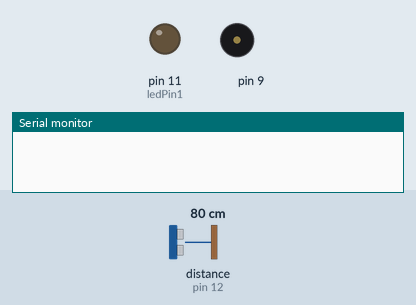
The sketch below on a simulated Arduino Uno, built with avr-gcc and run on an emulated ATmega328P. Shown: output pins drawn as LEDs (lit = HIGH), buzzer (waves = sounding), the last lines printed to the serial monitor. Dashed ring = blinking. The inputs (shaded band) are chosen by the test bench; at power-on: distance to the obstacle (sensor on pin 12) 80 cm. The echo pulse lasts 58.3 µs per cm.

Above: at 2.2 s.
2.3 s: distance to the obstacle (sensor on pin 12) set to 22 cm
3.8 s: distance to the obstacle (sensor on pin 12) set to 18 cm
At 3.97 s:
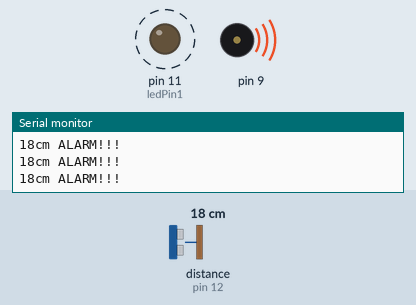
6.8 s: distance to the obstacle (sensor on pin 12) set to 299 cm
At 9.6 s:
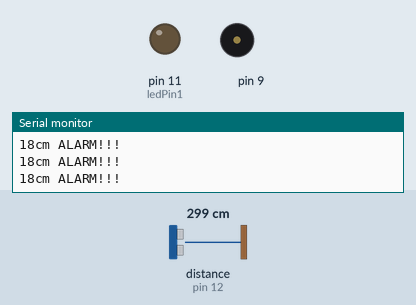
9.8 s: distance to the obstacle (sensor on pin 12) set to 4 cm
At 9.99 s:
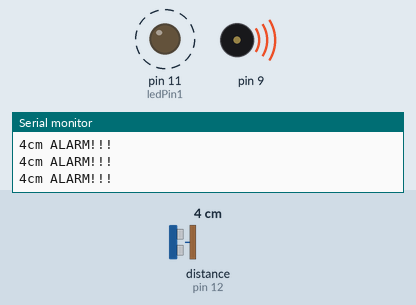
12.8 s: distance to the obstacle (sensor on pin 12) set to 35 cm
15.8 s: distance to the obstacle (sensor on pin 12) set to 2 cm
At 16.08 s:
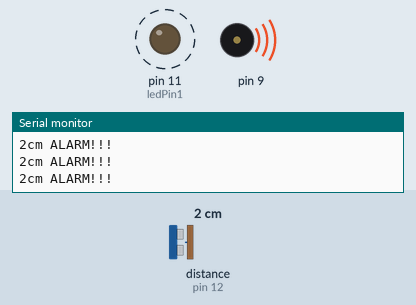
Timing chart, 0 to 19.8 s (numbered marks = the images above; inputs shaded):
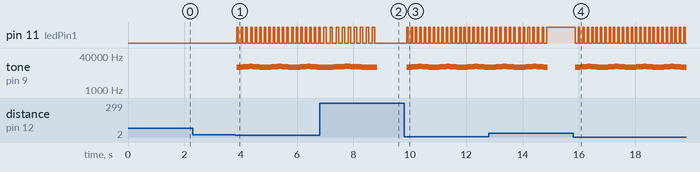

The sketch:

ALARM_01_StateMachine.ino
```cpp
//www.elegoo.com
//2016.12.08
#include "SR04.h"

#define TRIG_PIN 12
#define ECHO_PIN 10
#define BUZZER 9
#define ALARM_LENGTH_CM 20
#define ledPin1 11


class Flasher
{
    // Class Member Variables
    // These are initialized at startup
    int ledPin;      // the number of the LED pin
    long OnTime;     // milliseconds of on-time
    long OffTime;    // milliseconds of off-time
    boolean active; //active or not

    // These maintain the current state
    int ledState;                 // ledState used to set the LED
    unsigned long previousMillis;   // will store last time LED was updated


  public: Flasher() {}
    // Constructor - creates a Flasher
    // and initializes the member variables and state
  public: Flasher(int pin, long on, long off)
    {
      ledPin = pin;
      pinMode(ledPin, OUTPUT);

      OnTime = on;
      OffTime = off;

      ledState = LOW;
      previousMillis = 0;
      active = false;
    }

    void ToggleActive() {
      active = !active;
    }

    void Update()
    {
      // check to see if it's time to change the state of the LED
      unsigned long currentMillis = millis();
      if (active) {
        if ((ledState == HIGH) && (currentMillis - previousMillis >= OnTime))
        {
          ledState = LOW;  // Turn it off
          previousMillis = currentMillis;  // Remember the time
          digitalWrite(ledPin, ledState);  // Update the actual LED
        }
        else if ((ledState == LOW) && (currentMillis - previousMillis >= OffTime))
        {
          ledState = HIGH;  // turn it on
          previousMillis = currentMillis;   // Remember the time
          digitalWrite(ledPin, ledState);   // Update the actual LED
        }
      } else {
        previousMillis = 0;
      }
    }
};

class Buzzer
{
    // Class Member Variables
    // These are initialized at startup
    int buzzerPin;      // the number of the Buzzer pin
    long SoundMs;     // milliseconds sound buzzer for give frequency
    long FreqStepHz;     // change in frequency in Hz per step
    boolean active; //active or not
    long freq; //frequency
    static const long FREQ_MAX = 13000;
    static const long FREQ_MIN = 11500;
    boolean upCount; //defines up or down count


    // These maintain the current state
    unsigned long previousMillis;   // will store last time Buzzer was updated

  public: Buzzer() {}

    // Constructor - creates a Flasher
    // and initializes the member variables and state
  public: Buzzer(int pin, long soundMs, long freqStepHz)
    {
      buzzerPin = pin;
      pinMode(buzzerPin, OUTPUT);

      SoundMs = soundMs;
      FreqStepHz = freqStepHz;
      previousMillis = 0;
      active = false;
      freq = FREQ_MIN;
    }

    void ToggleActive() {
      active = !active;
      if (!active) {
        noTone(buzzerPin);
         freq = FREQ_MIN;
      }
    }

    long NextFrquency() {
      upCount = freq >= FREQ_MAX ? false : (freq <= FREQ_MIN ? true : upCount);
      freq = upCount ? freq + FreqStepHz : freq - FreqStepHz;
      return freq;

    }

    void Update()
    {
      // check to see if it's time to change the state of the LED
      //Serial.println((String)"inactive buzzer: " + active);
      unsigned long currentMillis = millis();
      if (active) {
        if ((currentMillis - previousMillis >= SoundMs))
        {
          NextFrquency();
          tone(buzzerPin, freq);
          previousMillis = currentMillis;  // Remember the time
        }
      }
    }
};


class Alarm
{
    // Class Member Variables
    // These are initialized at startup
    Buzzer buzzer;      // buzzer
    Flasher flasher;     // led
    long DurationTime;     // milliseconds of on-time
    boolean active; //active or not


    // These maintain the current state
    unsigned long previousMillis;   // will store last time Alarm was updated

    // Constructor - creates a Alarm
    // and initializes the member variables and state
  public: Alarm(Buzzer buz, Flasher flash, long durationTime)
    {
      buzzer = buz;
      flasher = flash;
      DurationTime = durationTime;
      active = false;
    }

    void Activate() {
      if (!active) {
        active = true;
        flasher.ToggleActive();
        buzzer.ToggleActive();
        previousMillis = millis();
      }
    }

    void Update()
    {
      // check to see if it's time to change the state of the Alarm

      unsigned long currentMillis = millis();
      if (active) {
        flasher.Update();
        buzzer.Update();
        //Serial.println((String)"timing: " + (currentMillis - previousMillis) + " " + DurationTime);
        if ((currentMillis - previousMillis) >= DurationTime)
        {
          //Serial.println((String)"deactivate: " + (currentMillis - previousMillis) + " " + DurationTime);
          flasher.ToggleActive();
          buzzer.ToggleActive();
          active = false;
          previousMillis = 0;  // Remember the time
        }
        //previousMillis = currentMillis;  // Remember the time
      }
    }
};


Flasher flasher(ledPin1, 50, 100);
Buzzer buzzer(BUZZER, 5, 80);
Alarm alarm(buzzer, flasher, 5000);

SR04 sr04 = SR04(ECHO_PIN, TRIG_PIN);
long distanceCm;

void setup() {
  Serial.begin(9600);//Initialization of Serial Port
  delay(1000);
}


void loop() {
  distanceCm = sr04.Distance();

  alarm.Update();

  if (distanceCm < ALARM_LENGTH_CM) {
    Serial.print(distanceCm);
    Serial.println("cm ALARM!!!");
    alarm.Activate();
  }
}
```

Measured:
- the behaviour switches between 20 and 19 cm on distance to the obstacle (sensor on pin 12) (found by bisection; images 0 and 1)
- after the input at 2.3 s, every drawn part: stays the same
- after the input at 3.8 s, pin 11 (ledPin1): alternates HIGH for 0.05 s and LOW for 0.11 s, starting after 0.06 s; tone on pin 9: plays 11580 Hz for 0.03 s, 11660 Hz for 0.03 s, 11740 Hz for 0.03 s, 11820 Hz for 0.03 s, 11900 Hz for 0.03 s, 11980 Hz for 0.03 s … (110 notes in this stretch), starting after 0.06 s
- after the input at 6.8 s, pin 11 (ledPin1): alternates HIGH for 0.09 s and LOW for 0.13 s, 17 changes in all, then stays LOW, starting after 0.24 s
- after the input at 9.8 s, pin 11 (ledPin1): alternates HIGH for 0.05 s and LOW for 0.10 s, starting after 0.09 s; tone on pin 9: plays 11580 Hz for 0.03 s, 11660 Hz for 0.03 s, 11740 Hz for 0.03 s, 11820 Hz for 0.03 s, 11900 Hz for 0.03 s, 11980 Hz for 0.03 s … (112 notes in this stretch), starting after 0.09 s
- after the input at 15.8 s, pin 11 (ledPin1): alternates HIGH for 0.05 s and LOW for 0.10 s, starting after 0.08 s; tone on pin 9: plays 11580 Hz for 0.03 s, 11660 Hz for 0.03 s, 11740 Hz for 0.03 s, 11820 Hz for 0.03 s, 11900 Hz for 0.03 s, 11980 Hz for 0.03 s … (152 notes in this stretch), starting after 0.08 s
